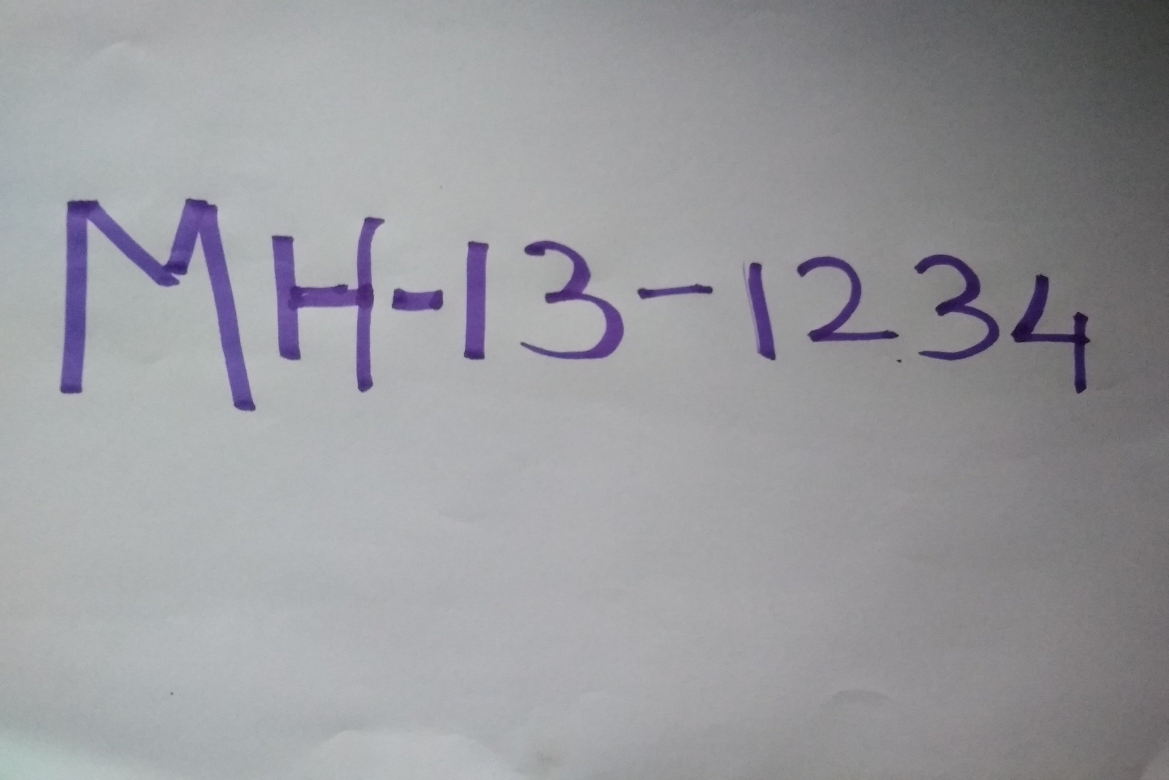
#> input picture binary.jpg, 3505 x 2340 px (shown at 1/3 size)
$ python hierarchy.py
#> lines starting #> are read from the running program, lines starting #| are printed output that depends on the picture; after the words box and inside, x2 and y2 are one past the last pixel; in counts of white or black regions, pixels touching at a corner belong together
import cv2 as cv
import numpy as np
import random
import sys

red = (0, 0, 255)
green = (0, 255, 0)
blue = (255, 0, 0)
randomColor = (random.randint(0, 255),
               random.randint(0, 255),
               random.randint(0, 255))


img = cv.imread('binary.jpg')
#> img is the input picture: shape (2340, 3505, 3); mean B, G, R 158, 153.9, 153.6
img = cv.resize(img, (500, 300))
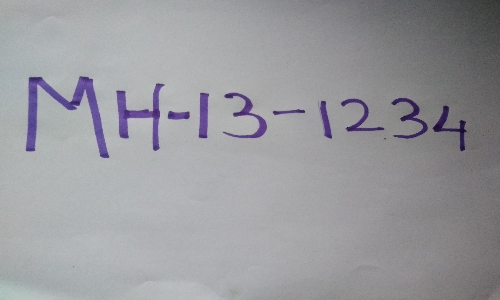
#> img: shape (300, 500, 3); mean B, G, R 157.9, 153.8, 153.6
img2 = img.copy()

gray = cv.cvtColor(img, cv.COLOR_BGR2GRAY)
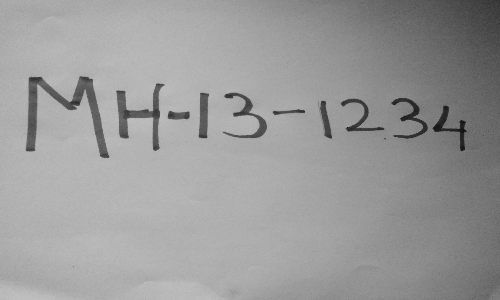
#> gray: shape (300, 500); min 15, max 194, mean 154.2
ret, thresh = cv.threshold(gray, 100, 255, cv.THRESH_BINARY_INV)
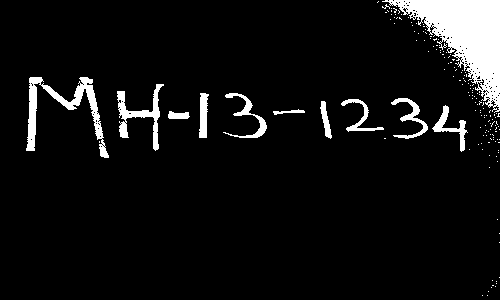
#> thresh: shape (300, 500); 6.9% white; 160 white regions (149 under 20 px)
contours, hierarchy = cv.findContours(thresh, cv.RETR_EXTERNAL, cv.CHAIN_APPROX_SIMPLE)
#> contours = 160 contours, 149 with area under 20; largest, box (x1, y1, x2, y2) and area: (382, 0, 500, 113) 5320, (26, 77, 109, 158) 1321, (117, 84, 164, 151) 690, (432, 105, 468, 152) 337, (223, 93, 267, 138) 332
cv.drawContours(img2, contours, -1, blue, 2)
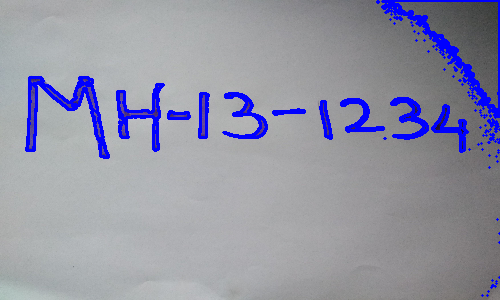
#> img2: shape (300, 500, 3); 5.71% of pixels changed, all inside (x1, y1, x2, y2) = (25, 0, 500, 297)

cv.imshow('original Image', img)
cv.imshow('Gray Image', gray)
cv.imshow('Thresh Image', thresh)
cv.imshow('contours Image',img2)

print(hierarchy)
#> (printed output is left out)

cv.waitKey(0)
cv.destroyAllWindows()
